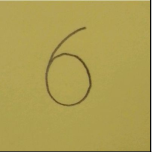
#> input picture media/digit.png, 153 x 152 px
$ python recognise_number.py
#> lines starting #> are read from the running program, lines starting #| are printed output that depends on the picture
from sklearn import datasets, metrics
from sklearn.linear_model import LogisticRegression
from sklearn.preprocessing import StandardScaler
from skimage import io, color, feature, transform


mnist = datasets.load_digits()
images = mnist.images
data_size = len(images)
#Preprocessing images
images = images.reshape(-1, 1)
# Reshape the image to a 2D array because we are analizying a single example

labels = mnist.target
#Initialize Logistic Regression
LR_classifier = LogisticRegression(C=0.01, penalty='l2', tol=0.01)
#Training the data on only 75% of the dataset. Rest of the 25% will be used in testing the Lo
LR_classifier.fit(images[:int((data_size / 4) * 3)], labels[:int((data_size / 4) * 3)])
#Load a custom image
digit_img = io.imread('../media/digit.png')
#> digit_img is the input picture: shape (152, 153, 4); mean R, G, B, A 173.4, 158.2, 83, 255

#Convert image to grayscale
digit_img = color.rgb2gray(digit_img)
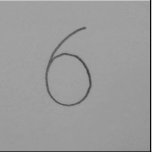
#> digit_img: shape (152, 153) float64; min 0.00756, max 1, mean 0.612
#Resize the image to 28x28
digit_img = transform.resize(digit_img, (8, 8), mode="wrap")
#Run edge detection on the image
digit_edge = feature.canny(digit_img, sigma=5)
digit_edge = digit_edge.flatten()#Testing the data
#> (the run stopped early here; a loop or call above may not have finished)
